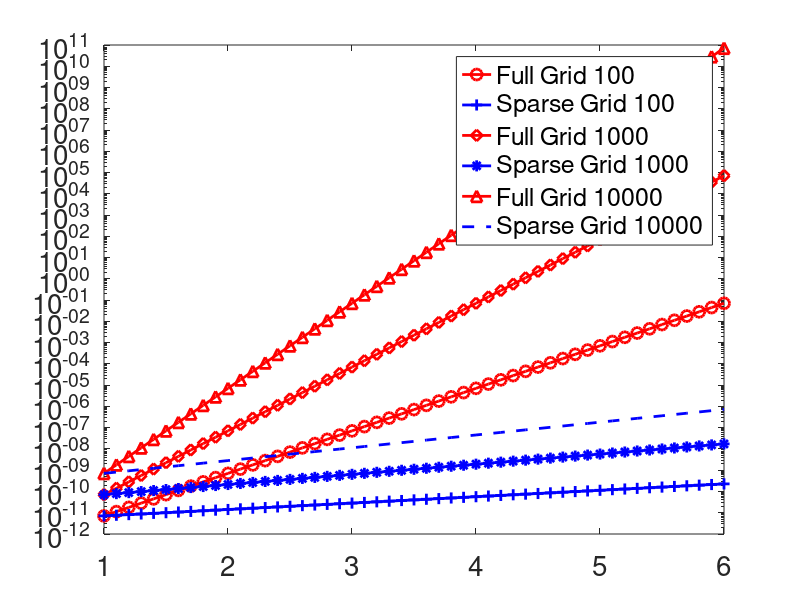

Recreate this plot in MATLAB.

% N=10000;
D=1:0.1:6;

fact=10*8/(1024^5)

figure
N1=100;
semilogy(D,N1.^D*fact,'r-o','LineWidth',2,'MarkerSize',8);
hold on
plot(D,N1.*(log10(N1)).^(D-1)*fact,'b-+','LineWidth',2,'MarkerSize',8)
N2=1000;
plot(D,N2.^D*fact,'r-d','LineWidth',2,'MarkerSize',8);
hold on
plot(D,N2.*(log10(N2)).^(D-1)*fact,'b-*','LineWidth',2,'MarkerSize',8)
N3=10000;
plot(D,N3.^D*fact,'r-^','LineWidth',2,'MarkerSize',8);
hold on
plot(D,N3.*(log10(N3)).^(D-1)*fact,'b--','LineWidth',2,'MarkerSize',8)
set(gca,'fontsize',20)
legend(['Full Grid ',num2str(N1)],['Sparse Grid ',num2str(N1)],...
    ['Full Grid ',num2str(N2)],['Sparse Grid ',num2str(N2)],...
    ['Full Grid ',num2str(N3)],['Sparse Grid ',num2str(N3)]...
    )


